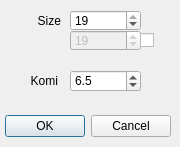
<?xml version="1.0" encoding="UTF-8"?>
<ui version="4.0">
 <class>GameSettingsDialog</class>
 <widget class="QDialog" name="GameSettingsDialog">
  <property name="geometry">
   <rect>
    <x>0</x>
    <y>0</y>
    <width>180</width>
    <height>147</height>
   </rect>
  </property>
  <property name="windowTitle">
   <string>Dialog</string>
  </property>
  <property name="modal">
   <bool>true</bool>
  </property>
  <widget class="QDialogButtonBox" name="buttonBox">
   <property name="geometry">
    <rect>
     <x>-170</x>
     <y>110</y>
     <width>341</width>
     <height>32</height>
    </rect>
   </property>
   <property name="orientation">
    <enum>Qt::Horizontal</enum>
   </property>
   <property name="standardButtons">
    <set>QDialogButtonBox::Cancel|QDialogButtonBox::Ok</set>
   </property>
  </widget>
  <widget class="QSpinBox" name="xSizeBox">
   <property name="geometry">
    <rect>
     <x>70</x>
     <y>10</y>
     <width>71</width>
     <height>21</height>
    </rect>
   </property>
   <property name="minimum">
    <number>5</number>
   </property>
   <property name="maximum">
    <number>19</number>
   </property>
   <property name="value">
    <number>19</number>
   </property>
  </widget>
  <widget class="QSpinBox" name="ySizeBox">
   <property name="enabled">
    <bool>false</bool>
   </property>
   <property name="geometry">
    <rect>
     <x>70</x>
     <y>30</y>
     <width>71</width>
     <height>21</height>
    </rect>
   </property>
   <property name="frame">
    <bool>true</bool>
   </property>
   <property name="suffix">
    <string/>
   </property>
   <property name="minimum">
    <number>5</number>
   </property>
   <property name="maximum">
    <number>25</number>
   </property>
   <property name="value">
    <number>19</number>
   </property>
  </widget>
  <widget class="QCheckBox" name="lockSizeCheckbox">
   <property name="geometry">
    <rect>
     <x>140</x>
     <y>30</y>
     <width>21</width>
     <height>21</height>
    </rect>
   </property>
   <property name="text">
    <string/>
   </property>
  </widget>
  <widget class="QLabel" name="label">
   <property name="geometry">
    <rect>
     <x>0</x>
     <y>70</y>
     <width>58</width>
     <height>21</height>
    </rect>
   </property>
   <property name="text">
    <string>Komi</string>
   </property>
   <property name="textFormat">
    <enum>Qt::AutoText</enum>
   </property>
   <property name="alignment">
    <set>Qt::AlignRight|Qt::AlignTrailing|Qt::AlignVCenter</set>
   </property>
  </widget>
  <widget class="QLabel" name="label_2">
   <property name="geometry">
    <rect>
     <x>0</x>
     <y>10</y>
     <width>61</width>
     <height>21</height>
    </rect>
   </property>
   <property name="text">
    <string>Size</string>
   </property>
   <property name="textFormat">
    <enum>Qt::AutoText</enum>
   </property>
   <property name="alignment">
    <set>Qt::AlignRight|Qt::AlignTrailing|Qt::AlignVCenter</set>
   </property>
  </widget>
  <widget class="QDoubleSpinBox" name="komiBox">
   <property name="geometry">
    <rect>
     <x>70</x>
     <y>70</y>
     <width>71</width>
     <height>22</height>
    </rect>
   </property>
   <property name="decimals">
    <number>1</number>
   </property>
   <property name="minimum">
    <double>-150.000000000000000</double>
   </property>
   <property name="maximum">
    <double>150.000000000000000</double>
   </property>
   <property name="singleStep">
    <double>0.500000000000000</double>
   </property>
   <property name="value">
    <double>6.500000000000000</double>
   </property>
  </widget>
 </widget>
 <resources/>
 <connections>
  <connection>
   <sender>buttonBox</sender>
   <signal>accepted()</signal>
   <receiver>GameSettingsDialog</receiver>
   <slot>accept()</slot>
   <hints>
    <hint type="sourcelabel">
     <x>248</x>
     <y>254</y>
    </hint>
    <hint type="destinationlabel">
     <x>157</x>
     <y>274</y>
    </hint>
   </hints>
  </connection>
  <connection>
   <sender>buttonBox</sender>
   <signal>rejected()</signal>
   <receiver>GameSettingsDialog</receiver>
   <slot>reject()</slot>
   <hints>
    <hint type="sourcelabel">
     <x>316</x>
     <y>260</y>
    </hint>
    <hint type="destinationlabel">
     <x>286</x>
     <y>274</y>
    </hint>
   </hints>
  </connection>
 </connections>
</ui>
